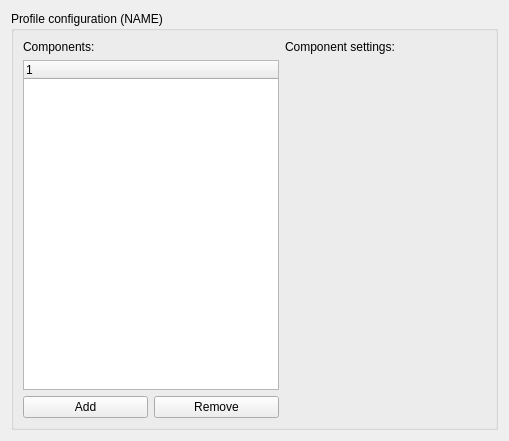
<?xml version="1.0" encoding="UTF-8"?>
<ui version="4.0">
 <class>Form</class>
 <widget class="QWidget" name="Form">
  <property name="geometry">
   <rect>
    <x>0</x>
    <y>0</y>
    <width>509</width>
    <height>441</height>
   </rect>
  </property>
  <property name="windowTitle">
   <string>Form</string>
  </property>
  <layout class="QVBoxLayout" name="verticalLayout">
   <item>
    <widget class="QGroupBox" name="groupBox">
     <property name="title">
      <string>Profile configuration (NAME)</string>
     </property>
     <layout class="QGridLayout" name="gridLayout_2">
      <item row="0" column="0" rowspan="2">
       <layout class="QGridLayout" name="gridLayout">
        <item row="2" column="0" colspan="2">
         <widget class="QTreeWidget" name="treeWidget">
          <column>
           <property name="text">
            <string notr="true">1</string>
           </property>
          </column>
         </widget>
        </item>
        <item row="3" column="0">
         <widget class="QPushButton" name="pushButton">
          <property name="text">
           <string>Add</string>
          </property>
         </widget>
        </item>
        <item row="3" column="1">
         <widget class="QPushButton" name="pushButton_2">
          <property name="text">
           <string>Remove</string>
          </property>
         </widget>
        </item>
        <item row="1" column="0" colspan="2">
         <widget class="QLabel" name="label">
          <property name="text">
           <string>Components:</string>
          </property>
         </widget>
        </item>
       </layout>
      </item>
      <item row="0" column="1">
       <widget class="QLabel" name="label_2">
        <property name="sizePolicy">
         <sizepolicy hsizetype="Preferred" vsizetype="Fixed">
          <horstretch>0</horstretch>
          <verstretch>0</verstretch>
         </sizepolicy>
        </property>
        <property name="text">
         <string>Component settings:</string>
        </property>
       </widget>
      </item>
      <item row="1" column="1">
       <widget class="QWidget" name="widget" native="true"/>
      </item>
     </layout>
    </widget>
   </item>
  </layout>
 </widget>
 <resources/>
 <connections/>
</ui>
